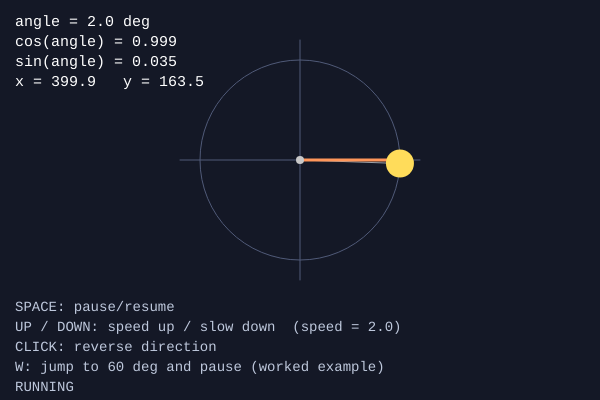
Frame 1 (no input)
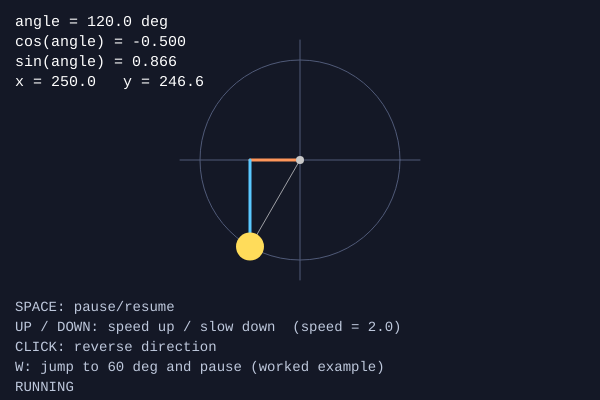
Frame 60 (no input)
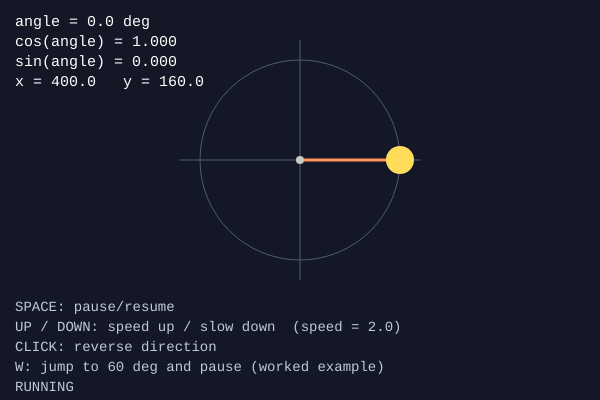
Frame 120 (the mouse pressed at the canvas centre since frame 60)

The p5.js sketch that drew these frames (run headless with seeded random() and noise() and a simulated clock; from frame 60 on, the mouse is pressed at the canvas centre):

// p5.js sketch
// ── sketch.js
let angle = 0;
let speed = 2;
let direction = 1;
let paused = false;
let dotX = 0;
let dotY = 0;

const RADIUS = 100;
const DOT_SIZE = 28;
const WORKED_ANGLE = 60;

let centerX;
let centerY;

function setup() {
  createCanvas(600, 400);
  angleMode(DEGREES);
  centerX = width / 2; // half of the canvas width = middle
  centerY = 160;
  textFont('monospace');
}

function draw() {
  background(20, 24, 38);
  updateAngle();
  calculateDotPosition();
  drawGuides();
  drawDot();
  drawReadout();
  drawInstructions();
}

function updateAngle() {
  if (!paused) {
    angle = angle + speed * direction; // add speed each frame (direction makes it + or -)
    angle = (angle % 360 + 360) % 360; // keep the angle between 0 and 360
  }
}

function calculateDotPosition() {
  dotX = centerX + RADIUS * cos(angle); // cos = left/right amount, scaled by radius
  dotY = centerY + RADIUS * sin(angle); // sin = up/down amount, scaled by radius
}

function drawGuides() {
  noFill();
  stroke(80, 90, 120);
  strokeWeight(1);
  circle(centerX, centerY, RADIUS * 2); // diameter = 2 x radius
  line(centerX - RADIUS - 20, centerY, centerX + RADIUS + 20, centerY);
  line(centerX, centerY - RADIUS - 20, centerX, centerY + RADIUS + 20);

  stroke(255, 255, 255, 150);
  line(centerX, centerY, dotX, dotY);

  strokeWeight(3);
  stroke(255, 150, 90);
  line(centerX, centerY, dotX, centerY);
  stroke(90, 200, 255);
  line(dotX, centerY, dotX, dotY);
}

function drawDot() {
  noStroke();
  fill(200);
  circle(centerX, centerY, 8);
  fill(255, 220, 90);
  circle(dotX, dotY, DOT_SIZE);
}

function drawReadout() {
  noStroke();
  fill(255);
  textSize(15);
  textAlign(LEFT, TOP);
  text('angle = ' + nf(angle, 1, 1) + ' deg', 15, 15);
  text('cos(angle) = ' + nf(cos(angle), 1, 3), 15, 35);
  text('sin(angle) = ' + nf(sin(angle), 1, 3), 15, 55);
  text('x = ' + nf(dotX, 1, 1) + '   y = ' + nf(dotY, 1, 1), 15, 75);
}

function drawInstructions() {
  noStroke();
  fill(190, 200, 220);
  textSize(14);
  textAlign(LEFT, TOP);
  text('SPACE: pause/resume', 15, height - 100);
  text('UP / DOWN: speed up / slow down  (speed = ' + nf(speed, 1, 1) + ')', 15, height - 80);
  text('CLICK: reverse direction', 15, height - 60);
  text('W: jump to ' + WORKED_ANGLE + ' deg and pause (worked example)', 15, height - 40);
  text(paused ? 'PAUSED' : 'RUNNING', 15, height - 20);
}

function keyPressed() {
  if (key === ' ') {
    paused = !paused;
  } else if (keyCode === UP_ARROW) {
    speed = min(speed + 0.5, 10); // add 0.5, but never above 10
  } else if (keyCode === DOWN_ARROW) {
    speed = max(speed - 0.5, 0.5); // subtract 0.5, but never below 0.5
  } else if (key === 'w' || key === 'W') {
    angle = WORKED_ANGLE;
    paused = true;
  }
  return false;
}

function mousePressed() {
  direction = direction * -1; // multiply by -1 to flip between 1 and -1
}
